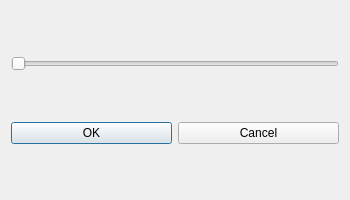
<?xml version="1.0" encoding="UTF-8"?>
<ui version="4.0">
 <class>ContrastDialog</class>
 <widget class="QDialog" name="ContrastDialog">
  <property name="geometry">
   <rect>
    <x>0</x>
    <y>0</y>
    <width>350</width>
    <height>200</height>
   </rect>
  </property>
  <property name="sizePolicy">
   <sizepolicy hsizetype="Fixed" vsizetype="Fixed">
    <horstretch>0</horstretch>
    <verstretch>0</verstretch>
   </sizepolicy>
  </property>
  <property name="windowTitle">
   <string>ContrastDialog</string>
  </property>
  <layout class="QVBoxLayout" name="verticalLayout">
   <item>
    <layout class="QHBoxLayout" name="horizontalLayout_2">
     <item>
      <layout class="QVBoxLayout" name="verticalLayout_2">
       <item>
        <widget class="QSlider" name="horizontalSlider">
         <property name="minimum">
          <number>0</number>
         </property>
         <property name="maximum">
          <number>20</number>
         </property>
         <property name="singleStep">
          <number>1</number>
         </property>
         <property name="value">
          <number>0</number>
         </property>
         <property name="sliderPosition">
          <number>0</number>
         </property>
         <property name="orientation">
          <enum>Qt::Horizontal</enum>
         </property>
        </widget>
       </item>
      </layout>
     </item>
    </layout>
   </item>
   <item>
    <layout class="QHBoxLayout" name="horizontalLayout">
     <item>
      <widget class="QPushButton" name="pushButton_2">
       <property name="text">
        <string>OK</string>
       </property>
      </widget>
     </item>
     <item>
      <widget class="QPushButton" name="pushButton">
       <property name="text">
        <string>Cancel</string>
       </property>
      </widget>
     </item>
    </layout>
   </item>
  </layout>
 </widget>
 <resources/>
 <connections>
  <connection>
   <sender>pushButton</sender>
   <signal>clicked()</signal>
   <receiver>ContrastDialog</receiver>
   <slot>reject()</slot>
   <hints>
    <hint type="sourcelabel">
     <x>251</x>
     <y>147</y>
    </hint>
    <hint type="destinationlabel">
     <x>254</x>
     <y>182</y>
    </hint>
   </hints>
  </connection>
  <connection>
   <sender>pushButton_2</sender>
   <signal>clicked()</signal>
   <receiver>ContrastDialog</receiver>
   <slot>accept()</slot>
   <hints>
    <hint type="sourcelabel">
     <x>116</x>
     <y>143</y>
    </hint>
    <hint type="destinationlabel">
     <x>117</x>
     <y>190</y>
    </hint>
   </hints>
  </connection>
 </connections>
</ui>
